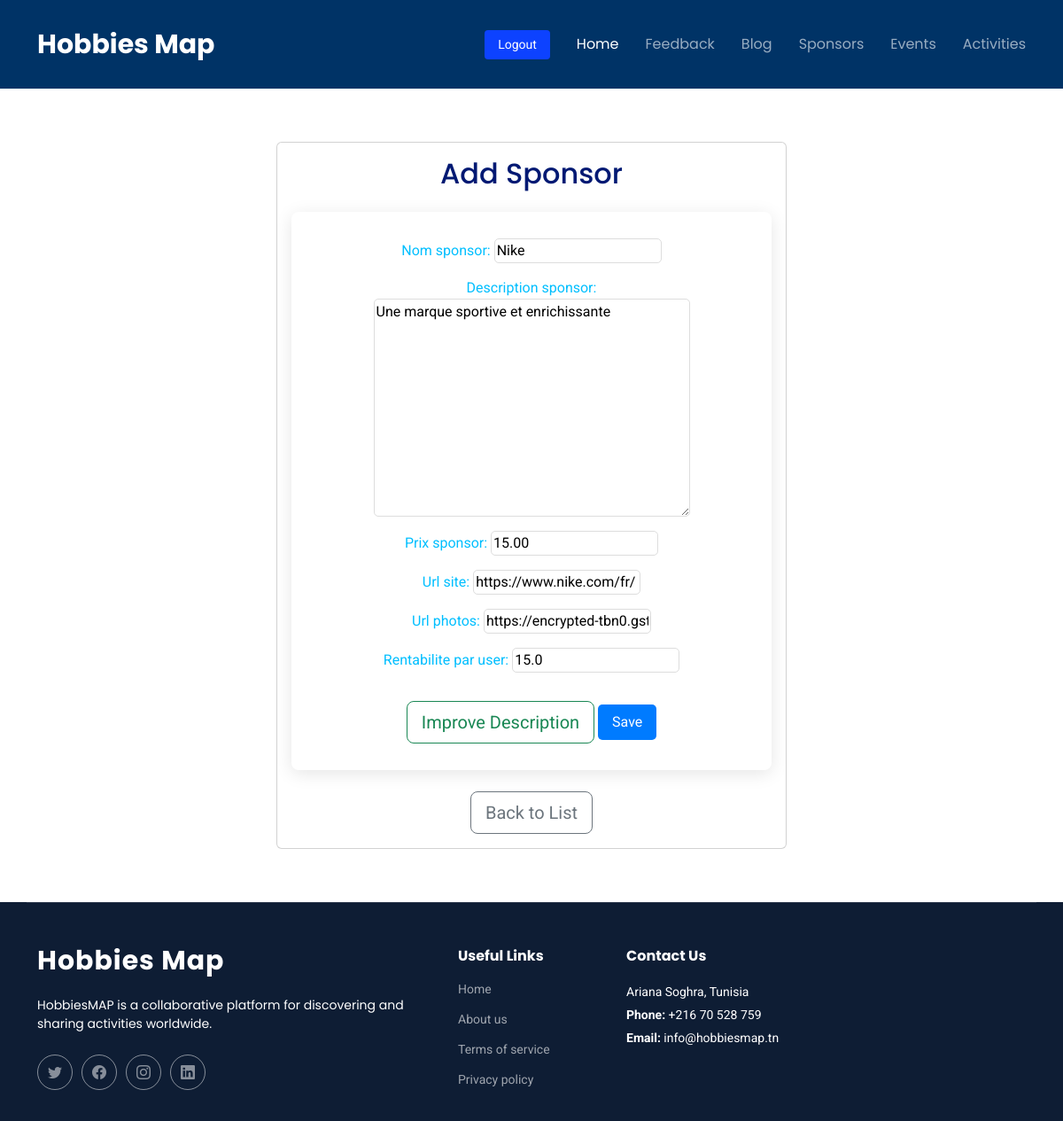
The app's page /sponsors/1/update/ (signed in), older data.
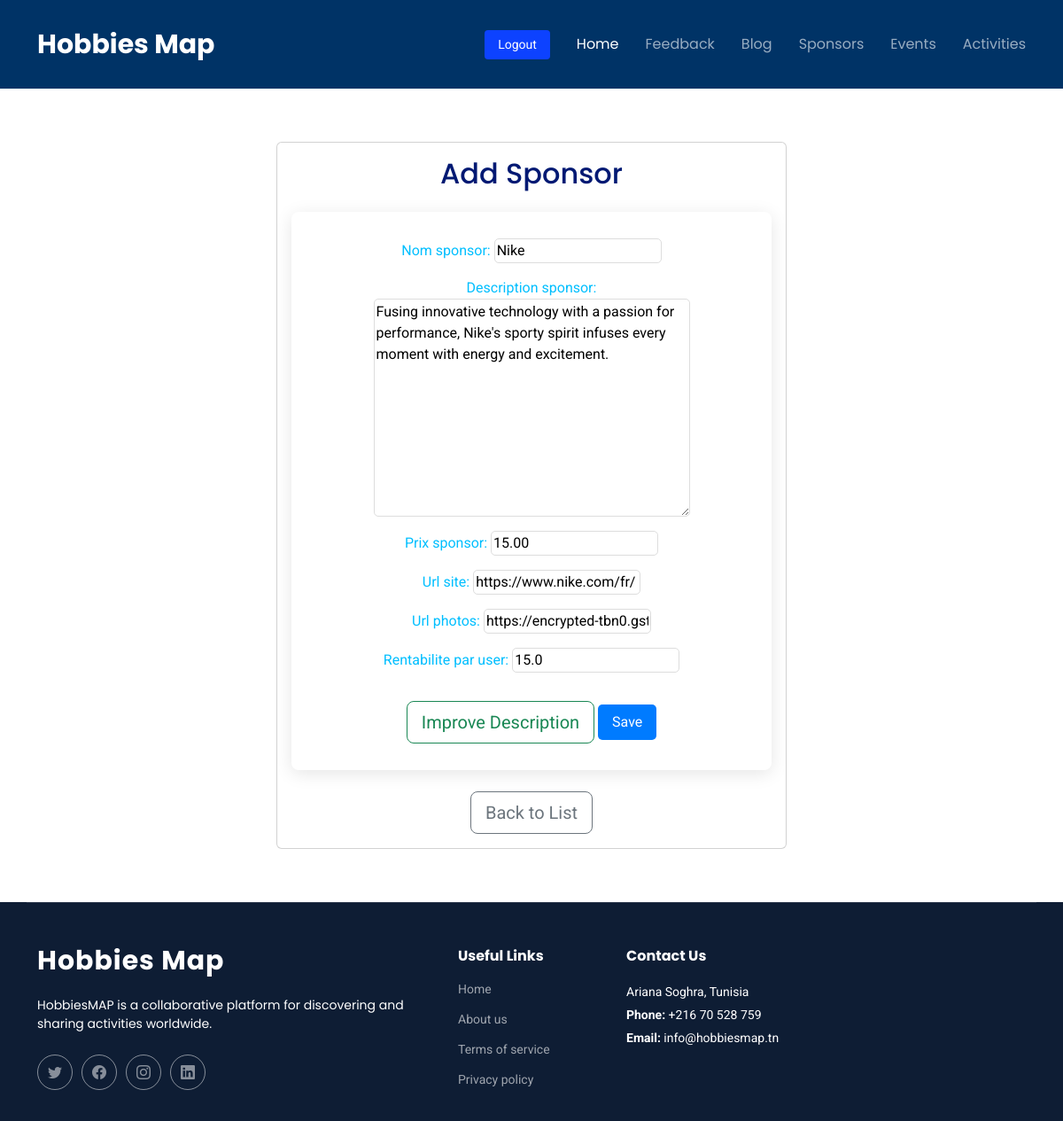
The same page, newer data.
### Sponsor/models.py (models this page shows, shortened)
class Sponsor(models.Model):
    nom_sponsor = models.CharField(max_length=100)
    description_sponsor = models.TextField()
    prix_sponsor = models.DecimalField(max_digits=10, decimal_places=2)
    url_site = models.URLField()
    url_photos = models.URLField()
    rentabilite_par_user = models.FloatField()

### Sponsor/views.py (the view)
# urls.py: path('<int:pk>/update/', views.sponsor_update, name='spons_form'),  # Modifier un sponsor
@superuser_required
def sponsor_update(request, pk):
    sponsor = get_object_or_404(Sponsor, pk=pk)
    chat_response = ''
    if request.method == 'POST':
        form = SponsorForm(request.POST, instance=sponsor)
        if 'improve_description' in request.POST:
            description = request.POST.get('description_sponsor', '')  # Obtenez la description du formulaire
            if description:
                chat_response = ameliorer_description(description)  # Appeler la fonction pour améliorer la description
        if form.is_valid():
            form.save()  # Sauvegarder les modifications du sponsor
            if chat_response:
                sponsor.description_sponsor = chat_response
                sponsor.save()
            return redirect('spons_list')
    else:
        form = SponsorForm(instance=sponsor)
    return render(request, 'Sponsor/spons_form.html', {
        'form': form,
        'chat_response': chat_response,  # Passer la réponse à votre template
    })

### Sponsor/forms.py
class SponsorForm(forms.ModelForm):
    class Meta:
        model = Sponsor
        fields = ['nom_sponsor', 'description_sponsor', 'prix_sponsor', 'url_site', 'url_photos', 'rentabilite_par_user']

### Sponsor/views.py (called while the page is built)
def superuser_required(view_func):
    return user_passes_test(lambda u: u.is_superuser)(view_func)

### Templates/Sponsor/spons_form.html (shortened to what this page needs)
<html lang="en">
<head>
  {% load static %}
  <link href="{% static 'vendor/bootstrap/css/bootstrap.min.css' %}" rel="stylesheet">
  <link href="{% static 'vendor/bootstrap-icons/bootstrap-icons.css' %}" rel="stylesheet">
  <link href="{% static 'vendor/aos/aos.css' %}" rel="stylesheet">
  <link href="{% static 'vendor/fontawesome-free/css/all.min.css' %}" rel="stylesheet">
  <link href="{% static 'vendor/glightbox/css/glightbox.min.css' %}" rel="stylesheet">
  <link href="{% static 'vendor/swiper/swiper-bundle.min.css' %}" rel="stylesheet">
  <link rel="stylesheet" href="{% static 'css/main.css' %}">
</head>
<body class="home-page">
  <header id="header" class="header d-flex align-items-center" style="background-color: #003366; color: white;">
    <div class="container-fluid container-xl position-relative d-flex align-items-center">
      <a href="{% url 'user:home' %}" class="logo d-flex align-items-center me-auto">
        <h1 class="sitename">Hobbies Map</h1>
      </a>
      <nav id="navmenu" class="navmenu">
        <ul>
          <li><a href="{% url 'user:home' %}" class="active">Home</a></li>
          <li><a href="{% url 'feedback:feedback' %}">Feedback</a></li>
          <li><a href="{% url 'list' %}">Blog</a></li>
          <li><a href="{% url 'spons_list' %}">Sponsors</a></li>
          <li><a href="{%url 'event_list' %}">Events</a></li>
          <li><a href="{%url 'act_list' %}">Activities</a></li>
        </ul>
      </nav>
      <a class="btn-getstarted" href="{% url 'user:logout' %}">Logout</a>
    </div>
  </header>
  {% block content %}
  <main class="main">
    <section id="add-sponsor" class="section">
      <div class="container" style="max-width: 600px;">
        <div class="card text-center" data-aos="fade-up">
          <div class="card-body">
            <h2 class="mb-4">{% if sponsor %}Edit{% else %}Add{% endif %} Sponsor</h2>
            <form method="post">
              {{ form.as_p }}
              <button type="button" id="improveDescriptionBtn" class="btn btn-outline-success btn-lg mt-3">Improve Description</button>
              <button type="submit" class="btn btn-outline-primary btn-lg mt-3">Save</button>
            </form>
            <a href="{% url 'spons_list' %}" class="btn btn-outline-secondary btn-lg mt-4">Back to List</a>
          </div>
        </div>
      </div>
    </section>
  </main>
{% endblock %}
  <footer id="footer" class="footer dark-background">
    <div class="container footer-top">
      <div class="row gy-4">
        <div class="col-lg-5 col-md-12 footer-about">
          <a href="{% url 'user:home' %}" class="logo d-flex align-items-center">
            <span class="sitename">Hobbies Map</span>
          </a>
          <p>HobbiesMAP is a collaborative platform for discovering and sharing activities worldwide.</p>
          <div class="social-links d-flex mt-4">
            <a href="#"><i class="bi bi-twitter"></i></a>
            <a href="#"><i class="bi bi-facebook"></i></a>
            <a href="#"><i class="bi bi-instagram"></i></a>
            <a href="#"><i class="bi bi-linkedin"></i></a>
          </div>
        </div>
        <div class="col-lg-2 col-6 footer-links">
          <h4>Useful Links</h4>
          <ul>
            <li><a href="{% url 'user:home' %}">Home</a></li>
            <li><a href="#">About us</a></li>
            <li><a href="#">Terms of service</a></li>
            <li><a href="#">Privacy policy</a></li>
          </ul>
        </div>
        <div class="col-lg-3 col-md-12 footer-contact">
          <h4>Contact Us</h4>
          <p>Ariana Soghra, Tunisia</p>
          <p><strong>Phone:</strong> +216 70 528 759</p>
          <p><strong>Email:</strong> info@hobbiesmap.tn</p>
        </div>
      </div>
    </div>
  </footer>
</body>
</html>

Row changes from the older to the newer data that the page shows:
changed Sponsor "Nike": description_sponsor "Une marque sportive et enrichissante" → "Fusing innovative technology with a passion for performance, Nike's sporty spirit infuses every moment with energy and excitement."
